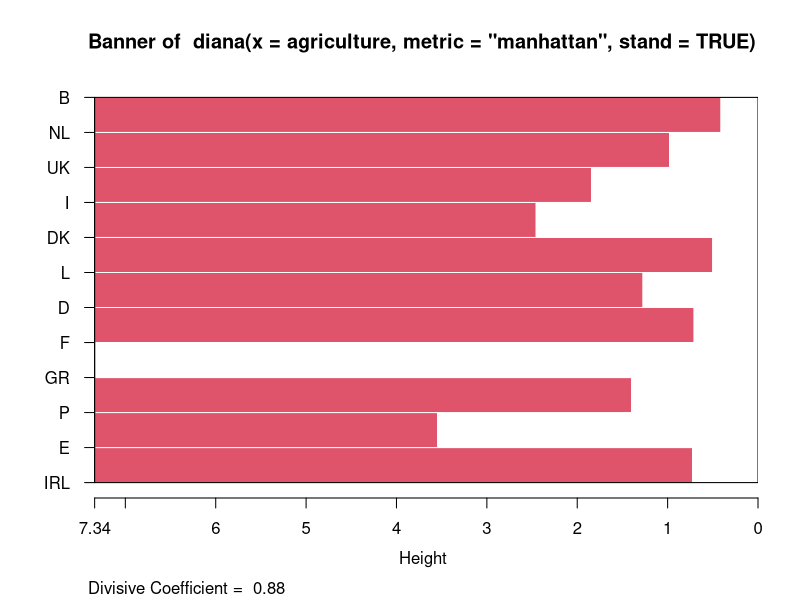
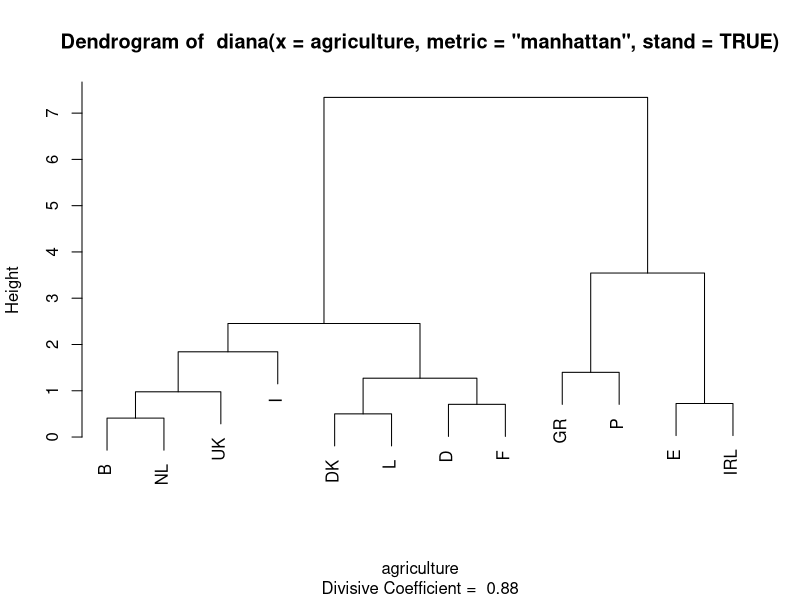

Source code (R) for these figures, in order:

library(cluster)
data(agriculture)
dv <- diana(agriculture,metric = "manhattan", stand = TRUE)
print(dv)
plot(dv)
str(as.dendrogram(dv))
